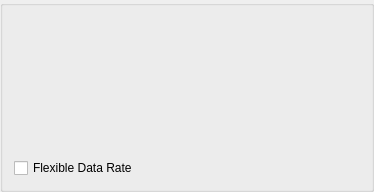
<?xml version="1.0" encoding="UTF-8"?>
<ui version="4.0">
 <class>BusDeviceInfoBox</class>
 <widget class="QGroupBox" name="BusDeviceInfoBox">
  <property name="geometry">
   <rect>
    <x>0</x>
    <y>0</y>
    <width>374</width>
    <height>192</height>
   </rect>
  </property>
  <property name="windowTitle">
   <string>Device Properties</string>
  </property>
  <layout class="QVBoxLayout" name="verticalLayout">
   <item>
    <widget class="QLabel" name="pluginLabel">
     <property name="text">
      <string/>
     </property>
    </widget>
   </item>
   <item>
    <widget class="QLabel" name="nameLabel">
     <property name="text">
      <string/>
     </property>
    </widget>
   </item>
   <item>
    <widget class="QLabel" name="descriptionLabel">
     <property name="text">
      <string/>
     </property>
    </widget>
   </item>
   <item>
    <widget class="QLabel" name="serialNumberLabel">
     <property name="text">
      <string/>
     </property>
    </widget>
   </item>
   <item>
    <widget class="QLabel" name="aliasLabel">
     <property name="text">
      <string/>
     </property>
    </widget>
   </item>
   <item>
    <widget class="QLabel" name="channelLabel">
     <property name="text">
      <string/>
     </property>
    </widget>
   </item>
   <item>
    <widget class="QCheckBox" name="isFlexibleDataRateCapable">
     <property name="enabled">
      <bool>true</bool>
     </property>
     <property name="text">
      <string>Flexible Data Rate</string>
     </property>
     <property name="checkable">
      <bool>true</bool>
     </property>
    </widget>
   </item>
  </layout>
 </widget>
 <resources/>
 <connections/>
</ui>
